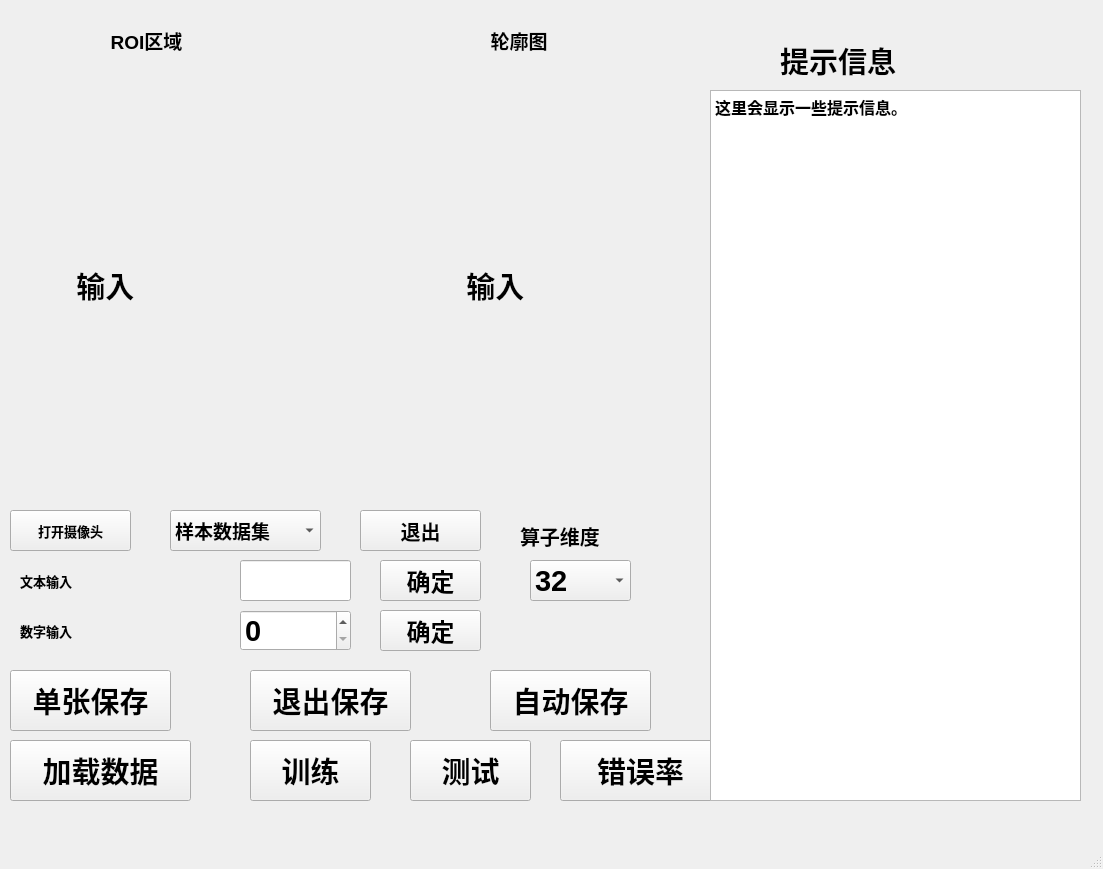
<?xml version="1.0" encoding="UTF-8"?>
<ui version="4.0">
 <class>MainWindow</class>
 <widget class="QMainWindow" name="MainWindow">
  <property name="geometry">
   <rect>
    <x>0</x>
    <y>0</y>
    <width>1103</width>
    <height>869</height>
   </rect>
  </property>
  <property name="font">
   <font>
    <pointsize>22</pointsize>
    <weight>75</weight>
    <bold>true</bold>
   </font>
  </property>
  <property name="windowTitle">
   <string>数据采集和模型训练测试</string>
  </property>
  <widget class="QWidget" name="centralwidget">
   <widget class="QWidget" name="widget_2" native="true">
    <property name="geometry">
     <rect>
      <x>10</x>
      <y>0</y>
      <width>711</width>
      <height>500</height>
     </rect>
    </property>
    <widget class="QLabel" name="roi_show_label">
     <property name="geometry">
      <rect>
       <x>10</x>
       <y>70</y>
       <width>350</width>
       <height>431</height>
      </rect>
     </property>
     <property name="text">
      <string>       输入</string>
     </property>
    </widget>
    <widget class="QLabel" name="ROILabel">
     <property name="geometry">
      <rect>
       <x>90</x>
       <y>10</y>
       <width>161</width>
       <height>61</height>
      </rect>
     </property>
     <property name="font">
      <font>
       <pointsize>14</pointsize>
      </font>
     </property>
     <property name="text">
      <string>  ROI区域</string>
     </property>
    </widget>
    <widget class="QLabel" name="convas_show_label">
     <property name="geometry">
      <rect>
       <x>400</x>
       <y>70</y>
       <width>311</width>
       <height>431</height>
      </rect>
     </property>
     <property name="text">
      <string>       输入</string>
     </property>
    </widget>
    <widget class="QLabel" name="ConvasLabel">
     <property name="geometry">
      <rect>
       <x>470</x>
       <y>10</y>
       <width>161</width>
       <height>61</height>
      </rect>
     </property>
     <property name="font">
      <font>
       <pointsize>14</pointsize>
      </font>
     </property>
     <property name="text">
      <string>  轮廓图</string>
     </property>
    </widget>
   </widget>
   <widget class="QWidget" name="widget_4" native="true">
    <property name="geometry">
     <rect>
      <x>10</x>
      <y>510</y>
      <width>711</width>
      <height>311</height>
     </rect>
    </property>
    <widget class="QPushButton" name="CameraButton">
     <property name="geometry">
      <rect>
       <x>0</x>
       <y>0</y>
       <width>121</width>
       <height>41</height>
      </rect>
     </property>
     <property name="font">
      <font>
       <pointsize>10</pointsize>
      </font>
     </property>
     <property name="text">
      <string>打开摄像头</string>
     </property>
    </widget>
    <widget class="QLabel" name="InputEditLabel">
     <property name="geometry">
      <rect>
       <x>10</x>
       <y>50</y>
       <width>181</width>
       <height>41</height>
      </rect>
     </property>
     <property name="font">
      <font>
       <pointsize>10</pointsize>
      </font>
     </property>
     <property name="text">
      <string>文本输入</string>
     </property>
    </widget>
    <widget class="QPushButton" name="InputEditButton">
     <property name="geometry">
      <rect>
       <x>370</x>
       <y>50</y>
       <width>101</width>
       <height>41</height>
      </rect>
     </property>
     <property name="font">
      <font>
       <pointsize>18</pointsize>
      </font>
     </property>
     <property name="text">
      <string>确定</string>
     </property>
    </widget>
    <widget class="QPushButton" name="SaveButton">
     <property name="geometry">
      <rect>
       <x>480</x>
       <y>160</y>
       <width>161</width>
       <height>61</height>
      </rect>
     </property>
     <property name="text">
      <string>自动保存</string>
     </property>
    </widget>
    <widget class="QLineEdit" name="InputEdit">
     <property name="geometry">
      <rect>
       <x>230</x>
       <y>50</y>
       <width>111</width>
       <height>41</height>
      </rect>
     </property>
     <property name="font">
      <font>
       <pointsize>12</pointsize>
      </font>
     </property>
    </widget>
    <widget class="QPushButton" name="ExitButton">
     <property name="geometry">
      <rect>
       <x>350</x>
       <y>0</y>
       <width>121</width>
       <height>41</height>
      </rect>
     </property>
     <property name="font">
      <font>
       <pointsize>15</pointsize>
      </font>
     </property>
     <property name="text">
      <string>退出</string>
     </property>
    </widget>
    <widget class="QComboBox" name="chooseFunc">
     <property name="geometry">
      <rect>
       <x>160</x>
       <y>0</y>
       <width>151</width>
       <height>41</height>
      </rect>
     </property>
     <property name="font">
      <font>
       <pointsize>14</pointsize>
      </font>
     </property>
     <item>
      <property name="text">
       <string>样本数据集</string>
      </property>
     </item>
     <item>
      <property name="text">
       <string>测试数据集</string>
      </property>
     </item>
    </widget>
    <widget class="QLabel" name="InputBoxLabel">
     <property name="geometry">
      <rect>
       <x>10</x>
       <y>100</y>
       <width>181</width>
       <height>41</height>
      </rect>
     </property>
     <property name="font">
      <font>
       <pointsize>10</pointsize>
      </font>
     </property>
     <property name="text">
      <string>数字输入</string>
     </property>
    </widget>
    <widget class="QSpinBox" name="InputBox">
     <property name="geometry">
      <rect>
       <x>230</x>
       <y>100</y>
       <width>111</width>
       <height>41</height>
      </rect>
     </property>
    </widget>
    <widget class="QPushButton" name="InputBoxButton">
     <property name="geometry">
      <rect>
       <x>370</x>
       <y>100</y>
       <width>101</width>
       <height>41</height>
      </rect>
     </property>
     <property name="font">
      <font>
       <pointsize>18</pointsize>
      </font>
     </property>
     <property name="text">
      <string>确定</string>
     </property>
    </widget>
    <widget class="QPushButton" name="SaveSingleButton">
     <property name="geometry">
      <rect>
       <x>0</x>
       <y>160</y>
       <width>161</width>
       <height>61</height>
      </rect>
     </property>
     <property name="text">
      <string>单张保存</string>
     </property>
    </widget>
    <widget class="QPushButton" name="SVMTrainButton">
     <property name="geometry">
      <rect>
       <x>240</x>
       <y>230</y>
       <width>121</width>
       <height>61</height>
      </rect>
     </property>
     <property name="text">
      <string>训练</string>
     </property>
    </widget>
    <widget class="QPushButton" name="SVMTestButton">
     <property name="geometry">
      <rect>
       <x>400</x>
       <y>230</y>
       <width>121</width>
       <height>61</height>
      </rect>
     </property>
     <property name="text">
      <string>测试</string>
     </property>
    </widget>
    <widget class="QPushButton" name="SVMErrorButton">
     <property name="geometry">
      <rect>
       <x>550</x>
       <y>230</y>
       <width>161</width>
       <height>61</height>
      </rect>
     </property>
     <property name="text">
      <string>错误率</string>
     </property>
    </widget>
    <widget class="QPushButton" name="SaveButton_2">
     <property name="geometry">
      <rect>
       <x>240</x>
       <y>160</y>
       <width>161</width>
       <height>61</height>
      </rect>
     </property>
     <property name="text">
      <string>退出保存</string>
     </property>
    </widget>
    <widget class="QPushButton" name="LoadButton">
     <property name="geometry">
      <rect>
       <x>0</x>
       <y>230</y>
       <width>181</width>
       <height>61</height>
      </rect>
     </property>
     <property name="text">
      <string>加载数据</string>
     </property>
    </widget>
    <widget class="QLabel" name="label">
     <property name="geometry">
      <rect>
       <x>510</x>
       <y>10</y>
       <width>111</width>
       <height>31</height>
      </rect>
     </property>
     <property name="font">
      <font>
       <pointsize>15</pointsize>
      </font>
     </property>
     <property name="text">
      <string>算子维度</string>
     </property>
    </widget>
    <widget class="QComboBox" name="DimsBox">
     <property name="geometry">
      <rect>
       <x>520</x>
       <y>50</y>
       <width>101</width>
       <height>41</height>
      </rect>
     </property>
     <item>
      <property name="text">
       <string>32</string>
      </property>
     </item>
     <item>
      <property name="text">
       <string>4</string>
      </property>
     </item>
     <item>
      <property name="text">
       <string>8</string>
      </property>
     </item>
     <item>
      <property name="text">
       <string>16</string>
      </property>
     </item>
     <item>
      <property name="text">
       <string>50</string>
      </property>
     </item>
     <item>
      <property name="text">
       <string>64</string>
      </property>
     </item>
     <item>
      <property name="text">
       <string>80</string>
      </property>
     </item>
     <item>
      <property name="text">
       <string>100</string>
      </property>
     </item>
     <item>
      <property name="text">
       <string>150</string>
      </property>
     </item>
     <item>
      <property name="text">
       <string>200</string>
      </property>
     </item>
    </widget>
   </widget>
   <widget class="QLabel" name="label_2">
    <property name="geometry">
     <rect>
      <x>740</x>
      <y>40</y>
      <width>341</width>
      <height>41</height>
     </rect>
    </property>
    <property name="text">
     <string>     提示信息</string>
    </property>
   </widget>
   <widget class="QTextBrowser" name="InfoBrower">
    <property name="geometry">
     <rect>
      <x>710</x>
      <y>90</y>
      <width>371</width>
      <height>711</height>
     </rect>
    </property>
    <property name="font">
     <font>
      <pointsize>12</pointsize>
     </font>
    </property>
    <property name="html">
     <string>&lt;!DOCTYPE HTML PUBLIC &quot;-//W3C//DTD HTML 4.0//EN&quot; &quot;http://www.w3.org/TR/REC-html40/strict.dtd&quot;&gt;
&lt;html&gt;&lt;head&gt;&lt;meta name=&quot;qrichtext&quot; content=&quot;1&quot; /&gt;&lt;style type=&quot;text/css&quot;&gt;
p, li { white-space: pre-wrap; }
&lt;/style&gt;&lt;/head&gt;&lt;body style=&quot; font-family:'SimSun'; font-size:12pt; font-weight:600; font-style:normal;&quot;&gt;
&lt;p style=&quot; margin-top:0px; margin-bottom:0px; margin-left:0px; margin-right:0px; -qt-block-indent:0; text-indent:0px;&quot;&gt;这里会显示一些提示信息。&lt;/p&gt;&lt;/body&gt;&lt;/html&gt;</string>
    </property>
   </widget>
  </widget>
  <widget class="QMenuBar" name="menubar">
   <property name="geometry">
    <rect>
     <x>0</x>
     <y>0</y>
     <width>1103</width>
     <height>26</height>
    </rect>
   </property>
  </widget>
  <widget class="QStatusBar" name="statusbar"/>
 </widget>
 <resources/>
 <connections/>
</ui>
